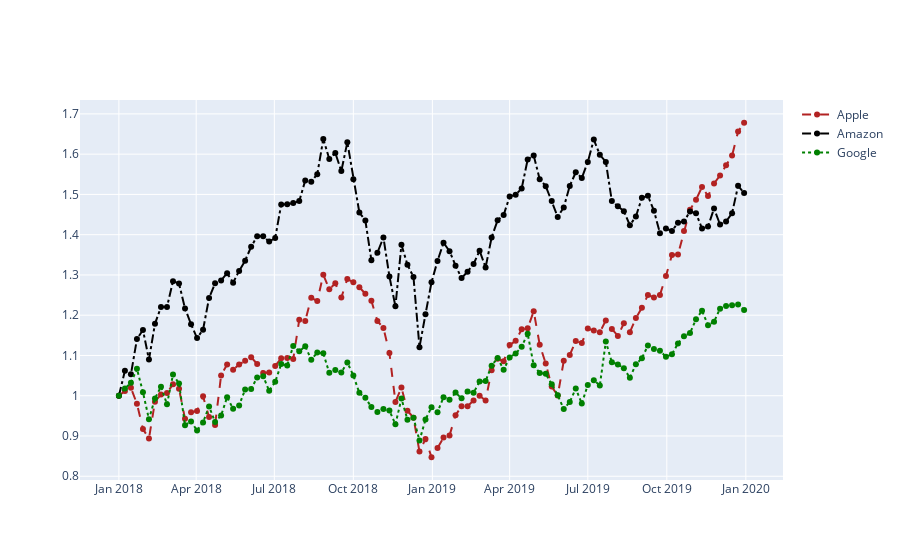

Write notebook code for a chart like this one.
### Code cell
fig = go.Figure()
fig.add_trace(go.Scatter(x=df_stocks.date, y=df_stocks.AAPL,
                         mode='lines+markers', name='Apple',
                         line=dict(color='firebrick', width=2, 
                                   dash='dash')))
fig.add_trace(go.Scatter(x=df_stocks.date, y=df_stocks.AMZN,
                         mode='lines+markers', name='Amazon',
                         line=dict(color='black', width=2, 
                                   dash='dashdot')))
fig.add_trace(go.Scatter(x=df_stocks.date, y=df_stocks.GOOG,
                         mode='lines+markers', name='Google',
                         line=dict(color='green', width=2, 
                                   dash='dot')))
